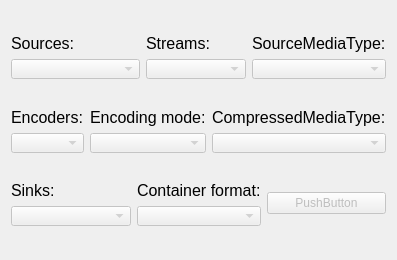
<?xml version="1.0" encoding="UTF-8"?>
<ui version="4.0">
 <class>RecordingWidget</class>
 <widget class="QWidget" name="RecordingWidget">
  <property name="geometry">
   <rect>
    <x>0</x>
    <y>0</y>
    <width>397</width>
    <height>260</height>
   </rect>
  </property>
  <property name="windowTitle">
   <string>Form</string>
  </property>
  <layout class="QHBoxLayout" name="horizontalLayout">
   <item>
    <layout class="QVBoxLayout" name="verticalLayout">
     <item>
      <layout class="QHBoxLayout" name="horizontalLayout_2">
       <item>
        <layout class="QVBoxLayout" name="verticalLayout_4">
         <property name="sizeConstraint">
          <enum>QLayout::SetMinimumSize</enum>
         </property>
         <item>
          <widget class="QLabel" name="label_3">
           <property name="sizePolicy">
            <sizepolicy hsizetype="Preferred" vsizetype="Minimum">
             <horstretch>0</horstretch>
             <verstretch>0</verstretch>
            </sizepolicy>
           </property>
           <property name="maximumSize">
            <size>
             <width>16777215</width>
             <height>20</height>
            </size>
           </property>
           <property name="font">
            <font>
             <pointsize>12</pointsize>
            </font>
           </property>
           <property name="text">
            <string>Sources:</string>
           </property>
          </widget>
         </item>
         <item>
          <widget class="QComboBox" name="mSourcesComboBox">
           <property name="enabled">
            <bool>false</bool>
           </property>
           <property name="sizePolicy">
            <sizepolicy hsizetype="Preferred" vsizetype="Minimum">
             <horstretch>0</horstretch>
             <verstretch>0</verstretch>
            </sizepolicy>
           </property>
           <property name="maximumSize">
            <size>
             <width>16777215</width>
             <height>20</height>
            </size>
           </property>
          </widget>
         </item>
        </layout>
       </item>
       <item>
        <layout class="QVBoxLayout" name="verticalLayout_3">
         <property name="sizeConstraint">
          <enum>QLayout::SetFixedSize</enum>
         </property>
         <item>
          <widget class="QLabel" name="label_2">
           <property name="sizePolicy">
            <sizepolicy hsizetype="Preferred" vsizetype="Minimum">
             <horstretch>0</horstretch>
             <verstretch>0</verstretch>
            </sizepolicy>
           </property>
           <property name="maximumSize">
            <size>
             <width>100</width>
             <height>20</height>
            </size>
           </property>
           <property name="font">
            <font>
             <pointsize>12</pointsize>
            </font>
           </property>
           <property name="text">
            <string>Streams:</string>
           </property>
          </widget>
         </item>
         <item>
          <widget class="QComboBox" name="mStreamsComboBox">
           <property name="enabled">
            <bool>false</bool>
           </property>
           <property name="sizePolicy">
            <sizepolicy hsizetype="Preferred" vsizetype="Minimum">
             <horstretch>0</horstretch>
             <verstretch>0</verstretch>
            </sizepolicy>
           </property>
           <property name="maximumSize">
            <size>
             <width>100</width>
             <height>20</height>
            </size>
           </property>
          </widget>
         </item>
        </layout>
       </item>
       <item>
        <layout class="QVBoxLayout" name="verticalLayout_2">
         <property name="sizeConstraint">
          <enum>QLayout::SetMinimumSize</enum>
         </property>
         <item>
          <widget class="QLabel" name="label">
           <property name="sizePolicy">
            <sizepolicy hsizetype="Preferred" vsizetype="Minimum">
             <horstretch>0</horstretch>
             <verstretch>0</verstretch>
            </sizepolicy>
           </property>
           <property name="maximumSize">
            <size>
             <width>16777215</width>
             <height>20</height>
            </size>
           </property>
           <property name="font">
            <font>
             <pointsize>12</pointsize>
            </font>
           </property>
           <property name="text">
            <string>SourceMediaType:</string>
           </property>
          </widget>
         </item>
         <item>
          <widget class="QComboBox" name="mMediaTypeComboBox">
           <property name="enabled">
            <bool>false</bool>
           </property>
           <property name="sizePolicy">
            <sizepolicy hsizetype="Preferred" vsizetype="Minimum">
             <horstretch>0</horstretch>
             <verstretch>0</verstretch>
            </sizepolicy>
           </property>
           <property name="maximumSize">
            <size>
             <width>16777215</width>
             <height>20</height>
            </size>
           </property>
          </widget>
         </item>
        </layout>
       </item>
      </layout>
     </item>
     <item>
      <layout class="QHBoxLayout" name="horizontalLayout_5">
       <item>
        <layout class="QHBoxLayout" name="horizontalLayout_6">
         <item>
          <layout class="QVBoxLayout" name="verticalLayout_8">
           <item>
            <widget class="QLabel" name="label_6">
             <property name="maximumSize">
              <size>
               <width>16777215</width>
               <height>20</height>
              </size>
             </property>
             <property name="font">
              <font>
               <pointsize>12</pointsize>
              </font>
             </property>
             <property name="text">
              <string>Encoders:</string>
             </property>
            </widget>
           </item>
           <item>
            <widget class="QComboBox" name="mEncoderComboBox">
             <property name="enabled">
              <bool>false</bool>
             </property>
             <property name="maximumSize">
              <size>
               <width>16777215</width>
               <height>20</height>
              </size>
             </property>
            </widget>
           </item>
          </layout>
         </item>
         <item>
          <layout class="QVBoxLayout" name="verticalLayout_6">
           <item>
            <widget class="QLabel" name="label_5">
             <property name="maximumSize">
              <size>
               <width>16777215</width>
               <height>20</height>
              </size>
             </property>
             <property name="font">
              <font>
               <pointsize>12</pointsize>
              </font>
             </property>
             <property name="text">
              <string>Encoding mode:</string>
             </property>
            </widget>
           </item>
           <item>
            <widget class="QComboBox" name="mEncoderModeComboBox">
             <property name="enabled">
              <bool>false</bool>
             </property>
             <property name="maximumSize">
              <size>
               <width>16777215</width>
               <height>20</height>
              </size>
             </property>
            </widget>
           </item>
          </layout>
         </item>
         <item>
          <layout class="QVBoxLayout" name="verticalLayout_5">
           <item>
            <widget class="QLabel" name="label_4">
             <property name="maximumSize">
              <size>
               <width>16777215</width>
               <height>20</height>
              </size>
             </property>
             <property name="font">
              <font>
               <pointsize>12</pointsize>
              </font>
             </property>
             <property name="text">
              <string>CompressedMediaType:</string>
             </property>
            </widget>
           </item>
           <item>
            <widget class="QComboBox" name="mCompressedMediaTypeComboBox">
             <property name="enabled">
              <bool>false</bool>
             </property>
             <property name="maximumSize">
              <size>
               <width>16777215</width>
               <height>20</height>
              </size>
             </property>
            </widget>
           </item>
          </layout>
         </item>
        </layout>
       </item>
      </layout>
     </item>
     <item>
      <layout class="QHBoxLayout" name="horizontalLayout_7">
       <item>
        <layout class="QVBoxLayout" name="verticalLayout_10">
         <item>
          <widget class="QLabel" name="label_8">
           <property name="maximumSize">
            <size>
             <width>16777215</width>
             <height>20</height>
            </size>
           </property>
           <property name="font">
            <font>
             <pointsize>12</pointsize>
            </font>
           </property>
           <property name="text">
            <string>Sinks:</string>
           </property>
          </widget>
         </item>
         <item>
          <widget class="QComboBox" name="mSinkComboBox">
           <property name="enabled">
            <bool>false</bool>
           </property>
           <property name="maximumSize">
            <size>
             <width>16777215</width>
             <height>20</height>
            </size>
           </property>
          </widget>
         </item>
        </layout>
       </item>
       <item>
        <layout class="QHBoxLayout" name="horizontalLayout_8">
         <item>
          <layout class="QVBoxLayout" name="verticalLayout_9">
           <item>
            <widget class="QLabel" name="label_7">
             <property name="maximumSize">
              <size>
               <width>16777215</width>
               <height>20</height>
              </size>
             </property>
             <property name="font">
              <font>
               <pointsize>12</pointsize>
              </font>
             </property>
             <property name="text">
              <string>Container format:</string>
             </property>
            </widget>
           </item>
           <item>
            <widget class="QComboBox" name="mContainerComboBox">
             <property name="enabled">
              <bool>false</bool>
             </property>
             <property name="maximumSize">
              <size>
               <width>16777215</width>
               <height>20</height>
              </size>
             </property>
            </widget>
           </item>
          </layout>
         </item>
        </layout>
       </item>
       <item>
        <layout class="QVBoxLayout" name="verticalLayout_11">
         <item>
          <widget class="QPushButton" name="mStartPushButton">
           <property name="enabled">
            <bool>false</bool>
           </property>
           <property name="text">
            <string>PushButton</string>
           </property>
          </widget>
         </item>
        </layout>
       </item>
      </layout>
     </item>
    </layout>
   </item>
  </layout>
 </widget>
 <resources/>
 <connections/>
</ui>
